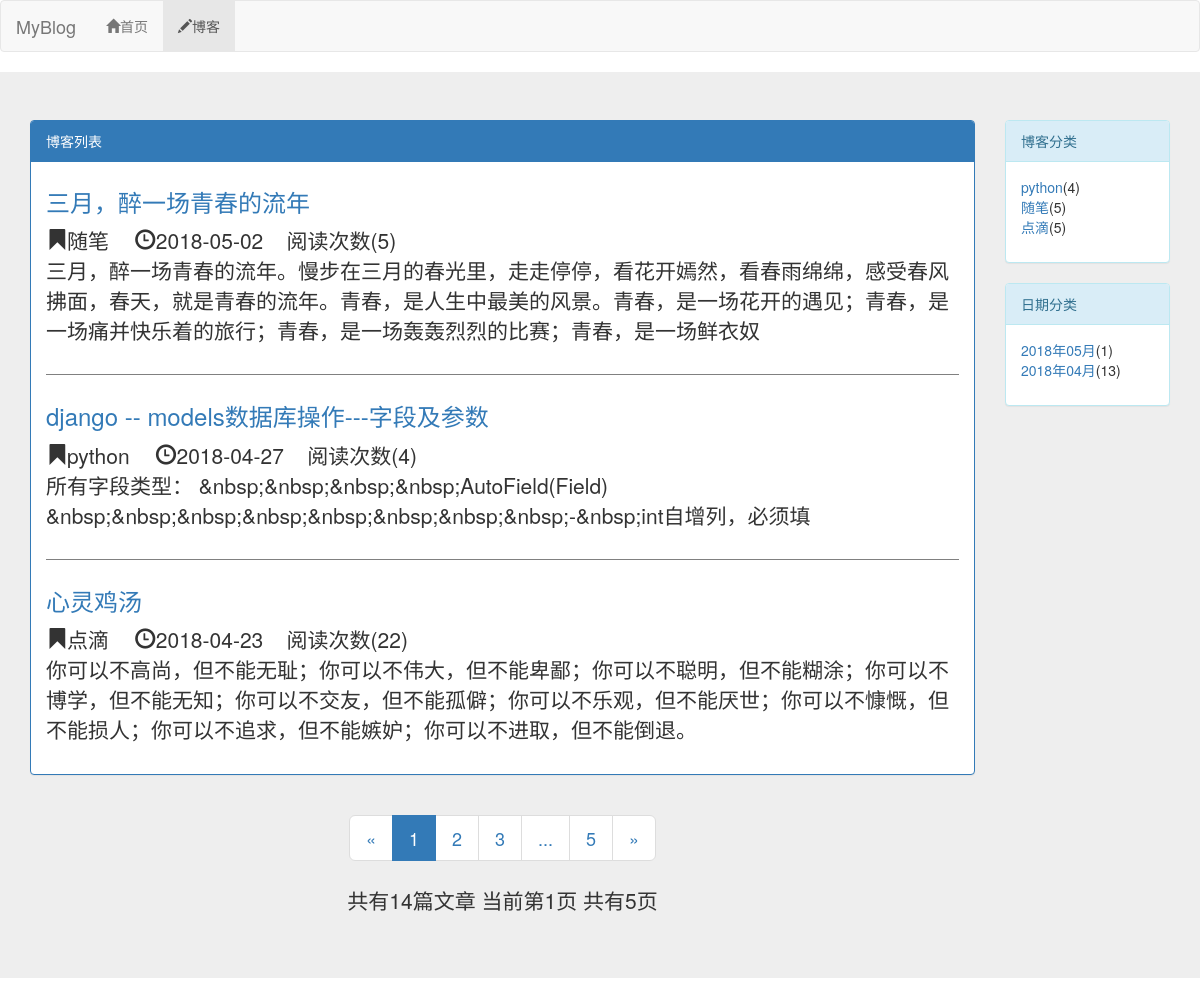
Screenshot of /blog/ with the database file from the repository.
### blog/models.py (models this page shows, shortened)
class Blog(models.Model,ReadNumExpandMethod):
    title=models.CharField(max_length=50)
    blog_type=models.ForeignKey(BlogType,on_delete=models.DO_NOTHING)
    content=RichTextUploadingField()
    read_details=GenericRelation(ReadDetail)
    author=models.ForeignKey(User,on_delete=models.DO_NOTHING)
    creat_time=models.DateTimeField(auto_now_add=True)
    last_updated_time=models.DateTimeField(auto_now=True)
    class Meta:
        ordering=['-creat_time']

class BlogType(models.Model):
    type_name=models.CharField(max_length=15)
    def __str__(self):
        return self.type_name

### read_statistics/models.py (models this page shows)
class ReadNum(models.Model):
    read_num=models.IntegerField(default=0)
    content_type = models.ForeignKey(ContentType, on_delete=models.DO_NOTHING)
    object_id = models.PositiveIntegerField()
    content_object = GenericForeignKey('content_type', 'object_id')

### blog/views.py (the view)
# urls.py: path('',views.blog_list,name='blog_list'),
def blog_list(request):
    blogs_all_list=Blog.objects.all()
    context=get_blog_list_common_data(request,blogs_all_list)
    return render(request,'blog/blog_list.html',context)

### read_statistics/models.py (called while the page is built)
    def get_read_num(self):
        try:
            ct = ContentType.objects.get_for_model(self)
            readnum = ReadNum.objects.get(content_type=ct, object_id=self.pk)
            return readnum.read_num
        except exceptions.ObjectDoesNotExist:
            return 0

### blog/templates/blog/blog_list.html (shortened to what this page needs)
{% extends "base.html" %}
{% block nav_blog_active %} active {% endblock %}
{% load staticfiles %}
{% block hearder_extend %}
    <link rel="stylesheet" href="{% static 'blog/blog.css' %}">
{% endblock %}
{% block content %}
<div class="jumbotron">
<div class="container">
  <div class="row">
    <div class="col-xs-12 col-sm-8 col-md-9 col-lg-10">
        <div class="panel panel-primary">
            <div class="panel-heading">{% block blog_list_title %}
              博客列表
            {% endblock blog_list_title %}   </div>
            <div class="panel-body">
              {% for blog in blogs %}
                <div class="blog">
                        <h3> <a href="{% url 'blog_detail' blog.pk %}" style="text-decoration:none">{{ blog.title }}</a></h3>
                        <p class="blog-info">
                            <span class="glyphicon glyphicon-bookmark"></span>{{ blog.blog_type }}
                            <span class="glyphicon glyphicon-time" style="margin-left:20px"></span>{{ blog.creat_time|date:"Y-m-d" }}
                             &nbsp;&nbsp;&nbsp;阅读次数({{ blog.get_read_num }})
                        </p>
                    <p>{{ blog.content|striptags|truncatechars:120}}</p>
                </div>
                {% empty %}
                <div class="blog">
                    <h3>暂无博客，请期待</h3>
                </div>
                {% endfor %}
            </div>
          </div>
          <div class="paginator" aria-label="Page navigation">
            <ul class="pagination pagination-lg">
                <li>
                    {% if page_of_blogs.has_previous%}
                        <a href="?page={{ page_of_blogs.previous_page_number }}" aria-label="Previous">
                         <span aria-hidden="true">&laquo;</span>
                        </a>
                    {% else %}
                    <span aria-hidden="true">&laquo;</span>
                    {% endif %}
                </li>
                {% for page_num in page_range %}
                     {% if page_num == page_of_blogs.number %}
                    <li class="active">
                        <span>{{ page_num }}</span>
                    </li>
                     {% else %} {% if page_num == '...' %}
                    <li>
                        <span>{{ page_num }}</span>
                    </li>
                    {% else %}
                    <li>
                        <a href="?page={{ page_num }}">{{ page_num }}</a>
                    </li>
                    {% endif %} {% endif %} {% endfor %}
                <li>
                    {% if page_of_blogs.has_next%}
                         <a href="?page={{ page_of_blogs.next_page_number }}" aria-label="Next">
                         <span aria-hidden="true">&raquo;</span>
                        </a>
                    {% else %}
                        <span aria-hidden="true">&raquo;</span>
                    {% endif %}
                </li>
            </ul>
              <p>
                  共有{{ page_of_blogs.paginator.count }}篇文章
                  当前第{{ page_of_blogs.number }}页
                  共有{{ page_of_blogs.paginator.num_pages }}页
              </p>
          </div>
    </div>
    <div class="hidden-xs col-sm-4 col-md-3 col-lg-2">
        <div class="panel panel-info">
            <div class="panel-heading">博客分类</div>
            <div class="panel-body">
                <ul class="blog-types">
                    {%  for blog_type in blog_types %}
                        <li>
                          <a href="{% url 'blogs_with_type' blog_type.pk %}">{{ blog_type.type_name }}</a>({{ blog_type.blog_count }})
                        </li>
                    {% empty %}
                         <li>暂无分类</li>
                    {% endfor %}
                  </ul>
            </div>
        </div>
        <div class="panel panel-info">
            <div class="panel-heading">日期分类</div>
            <div class="panel-body">
                <ul class="blog-types">
                    {%  for blog_date,blog_count in blog_dates.items %}
                        <li>
                          <a href="{% url 'blogs_with_date' blog_date.year blog_date.month %}">{{ blog_date|date:"Y年m月" }}</a>({{ blog_count }})
                        </li>
                    {% empty %}
                         <li>暂无分类</li>
                    {% endfor %}
                  </ul>
            </div>
        </div>
    </div>
  </div>
</div>
</div>
{% endblock%}

### static/base.css (style rules this page uses)
* { margin: 0; padding: 0; }
ul { list-style-type: none; }

### blog/static/blog/blog.css (style rules this page uses)
ul.blog-types { list-style-type: none; }
div.blog:not(:last-child) { margin-bottom: 2em; padding-bottom: 1em; border-bottom: 1px solid grey; }
div.blog p.blog-info { margin-bottom: 0; }
div.blog h3 { margin-top: 0.5em; }
div.paginator { text-align: center; }

### rows the page displays
Blog: title "三月，醉一场青春的流年", blog_type "随笔", creat_time "2018-05-02", get_read_num "5", content "三月，醉一场青春的流年。慢步在三月的春光里，走走停停，看花开嫣然，看春雨绵绵，感受春风拂面，春天，就是青春的流年。青春，是人生中最美的风景。青春，是一场花开的遇见；青春，是一场痛并快乐着的旅行；青春，是一场轰轰烈烈的比赛；青春，是一场鲜衣奴"
Blog: title "django -- models数据库操作---字段及参数", blog_type "python", creat_time "2018-04-27", get_read_num "4", content "所有字段类型： &nbsp;&nbsp;&nbsp;&nbsp;AutoField(Field) &nbsp;&nbsp;&nbsp;&nbsp;&nbsp;&nbsp;&nbsp;&nbsp;-&nbsp;int自增列，必须填"
Blog: title "心灵鸡汤", blog_type "点滴", creat_time "2018-04-23", get_read_num "22", content "你可以不高尚，但不能无耻；你可以不伟大，但不能卑鄙；你可以不聪明，但不能糊涂；你可以不博学，但不能无知；你可以不交友，但不能孤僻；你可以不乐观，但不能厌世；你可以不慷慨，但不能损人；你可以不追求，但不能嫉妒；你可以不进取，但不能倒退。"
BlogType: type_name "python", blog_count "4"
BlogType: type_name "随笔", blog_count "5"
BlogType: type_name "点滴", blog_count "5"

### other values shown
{{ page_num }} "1"
{{ page_num }} "2" "3" "5"
{{ page_num }} "..."
{{ page_of_blogs.paginator.count }} "14"
{{ page_of_blogs.number }} "1"
{{ page_of_blogs.paginator.num_pages }} "5"
{{ blog_date|date:"Y年m月" }} "2018年05月" "2018年04月"
{{ blog_count }} "1" "13"
